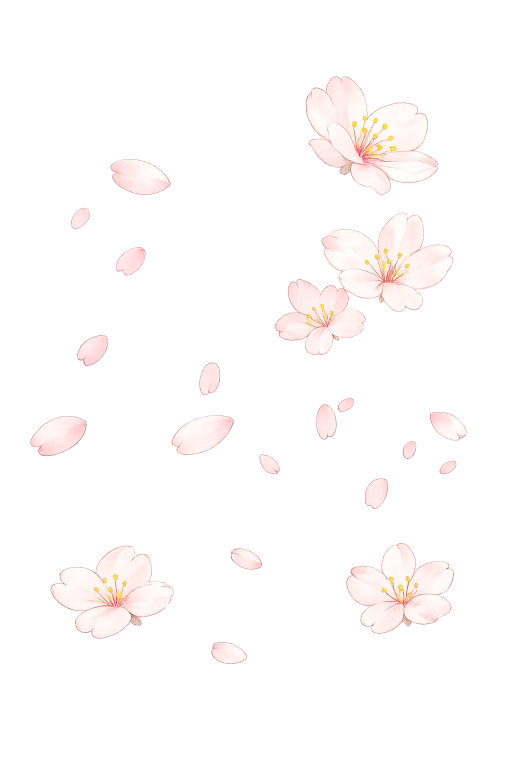
#> input picture assets/petals-src.png, 1024 x 1536 px, found by its file name (shown at 1/2 size)
$ python segment.py
#> lines starting #> are read from the running program, lines starting #| are printed output that depends on the picture; after the words box and inside, x2 and y2 are one past the last pixel; in counts of white or black regions, pixels touching at a corner belong together
"""Split the scattered-petals PNG into individual petal/flower pieces via connected components."""
import os, numpy as np
from PIL import Image, ImageDraw
from scipy import ndimage

BASE = r"C:\Users\renay\Documents\claude\assets"
OUT = os.path.join(BASE, "petals")
os.makedirs(OUT, exist_ok=True)
for f in os.listdir(OUT):
    if f.endswith(".png"):
        os.remove(os.path.join(OUT, f))

im = Image.open(os.path.join(BASE, "petals-src.png")).convert("RGBA")
#> im is the input picture: PIL image 1024x1536 RGBA; mean R, G, B, A 122.3, 109.1, 107.4, 29.1
arr = np.asarray(im)
alpha = arr[..., 3]
mask = alpha > 40
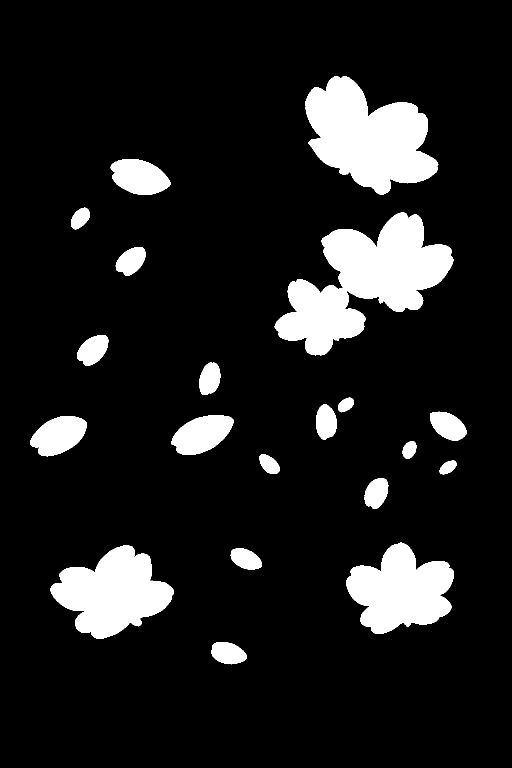
#> mask: shape (1536, 1024) bool (shown at 1/2 size); 11.6% white; 22 white regions (2 under 20 px), largest, box (x1, y1, x2, y2) and area: (549, 424, 907, 711) 48407, (611, 152, 877, 389) 38757, (101, 1091, 348, 1278) 27357
mask = ndimage.binary_dilation(mask, iterations=1)
#> mask: shape (1536, 1024) bool; 12% white; 20 white regions, largest, box (x1, y1, x2, y2) and area: (548, 423, 908, 712) 49766, (610, 151, 878, 390) 39643, (100, 1090, 349, 1279) 28076
labels, n = ndimage.label(mask)
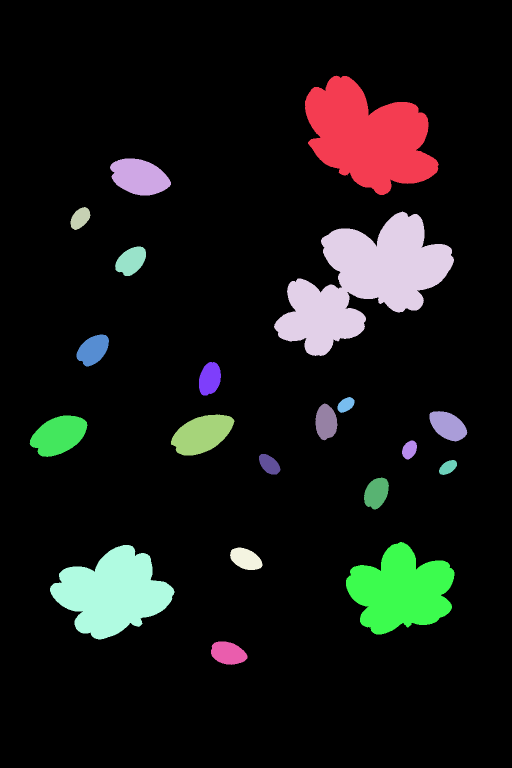
#> labels: shape (1536, 1024) int32 (shown at 1/2 size); 21 distinct labels, from 0 to 20; one colour per label, 0 black
#> n = 20

pieces = []
idx = 0
for lab in range(1, n + 1):
    comp = labels == lab
    if comp.sum() < 350:
        continue
    ys, xs = np.where(comp)
    y0, y1, x0, x1 = ys.min(), ys.max() + 1, xs.min(), xs.max() + 1
    sub = arr[y0:y1, x0:x1].copy()
    sc = comp[y0:y1, x0:x1]
    sa = sub[..., 3]; sa[~sc] = 0; sub[..., 3] = sa
    idx += 1
    Image.fromarray(sub, "RGBA").save(os.path.join(OUT, f"petal-{idx:02d}.png"))
    pieces.append((idx, x1 - x0, y1 - y0))
#> this loop made 20 passes
#> (y0, y1, x0, x1) on passes 1 to 12: (151, 390, 610, 878), (317, 391, 220, 342), (414, 460, 141, 181), (423, 712, 548, 908), (493, 552, 230, 292), (669, 733, 153, 218), (724, 791, 398, 442), (794, 826, 675, 709), (807, 881, 631, 675), (822, 883, 859, 935), (829, 911, 342, 469), (831, 914, 59, 175)
#> pass 1, `sa = sub[..., 3]`:
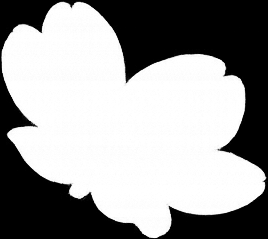
#> sa: shape (239, 268); min 0, max 255, mean 152.5
#> after the loop:
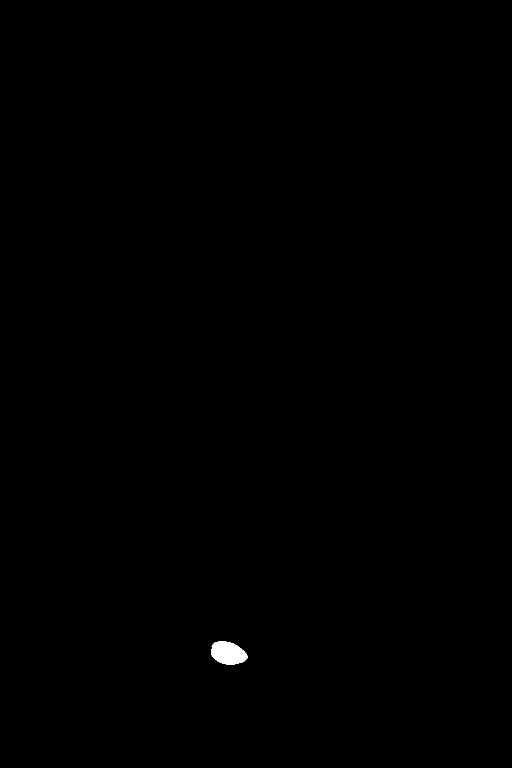
#> comp: shape (1536, 1024) bool (shown at 1/2 size); 0.16% white; 1 white region, box (x1, y1, x2, y2) and area: (422, 1283, 495, 1330) 2546
#> after the loop:
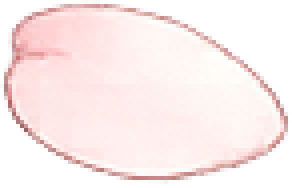
#> sub: shape (47, 73, 4) (shown 4 times larger); mean R, G, B, A 237, 213.7, 211.9, 171.9; transparent parts drawn white
#> after the loop, idx = 20; pieces = 20 items, first 6: (1, 268, 239), (2, 122, 74), (3, 40, 46), (4, 360, 289), (5, 62, 59), (6, 65, 64)

print("saved", idx, "pieces")
#| saved 20 pieces
for p in pieces:
    print("petal-%02d  %dx%d" % p)
#> this loop made 20 passes
#> p on passes 1 to 12: (1, 268, 239), (2, 122, 74), (3, 40, 46), (4, 360, 289), (5, 62, 59), (6, 65, 64), (7, 44, 67), (8, 34, 32), (9, 44, 74), (10, 76, 61), (11, 127, 82), (12, 116, 83)
#| petal-01  268x239
#| petal-02  122x74
#| petal-03  40x46
#| petal-04  360x289
#| petal-05  62x59
#| petal-06  65x64
#| petal-07  44x67
#| petal-08  34x32
#> (further printed lines are left out)

# montage on washi for review
cell, cols = 170, 5
rows = (idx + cols - 1) // cols
#> rows = 4
sheet = Image.new("RGBA", (cols * cell, rows * cell), (251, 244, 242, 255))
dr = ImageDraw.Draw(sheet)
for i, (n_, w, h) in enumerate(pieces):
    pc = Image.open(os.path.join(OUT, f"petal-{n_:02d}.png")).convert("RGBA")
    s = min((cell - 30) / pc.width, (cell - 30) / pc.height, 1.0)
#> s = 0.522
    pc = pc.resize((max(1, round(pc.width * s)), max(1, round(pc.height * s))), Image.LANCZOS)
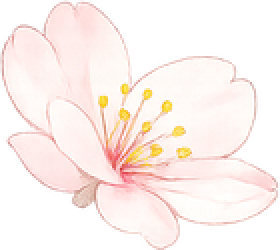
#> pc: PIL image 140x125 RGBA (shown 2 times larger); mean R, G, B, A 160, 146.5, 142.4, 152.6; transparent parts drawn white
    cx, cy = (i % cols) * cell, (i // cols) * cell
#> cx = 0; cy = 0
    sheet.alpha_composite(pc, (cx + (cell - pc.width) // 2, cy + (cell - pc.height) // 2))
    dr.text((cx + 6, cy + 6), f"{n_:02d}", fill=(150, 90, 120))
sheet.convert("RGB").save(os.path.join(BASE, "petals-montage.png"))
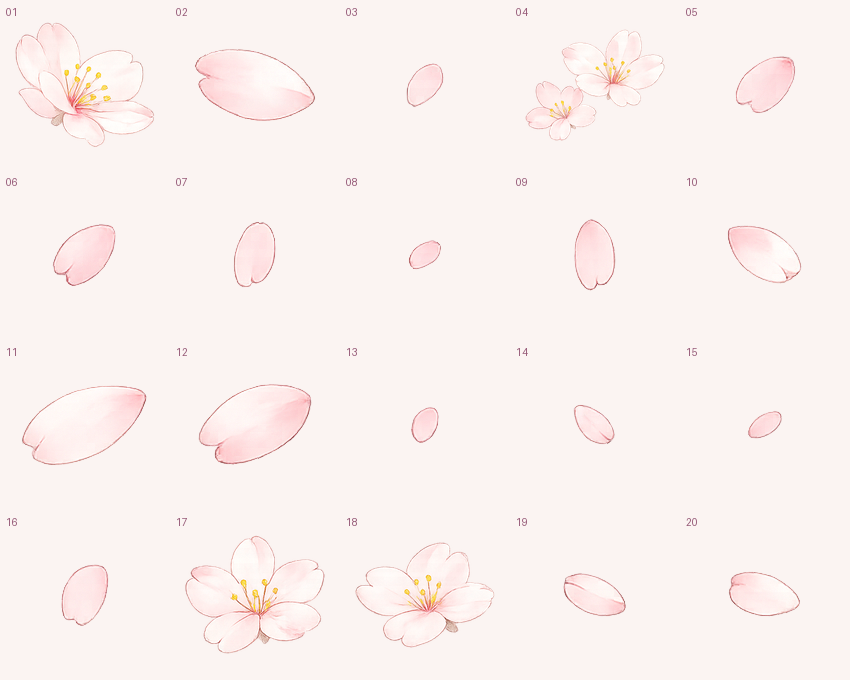
#> saved as petals-montage.png: PIL image 850x680 RGB; mean R, G, B 250.9, 241.8, 239.7
print("saved montage")
